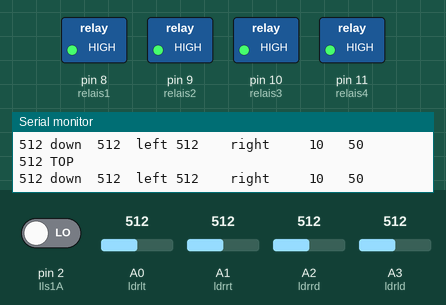
This sketch was run on a simulated Arduino Uno, built with avr-gcc and run on an emulated ATmega328P. Shown: switched loads named in the sketch (green lamp = pin HIGH), the last lines printed to the serial monitor. Dashed ring = blinking. The inputs (shaded band) are chosen by the test bench; at power-on: A0 (ldrlt) = 512, A1 (ldrrt) = 512, A2 (ldrrd) = 512, A3 (ldrld) = 512, pin 2 (Ils1A) LOW.

Above: at 1.2 s.
1.3 s: A0 (ldrlt) set to 605
4.3 s: A0 (ldrlt) set to 627
At 5.5 s:
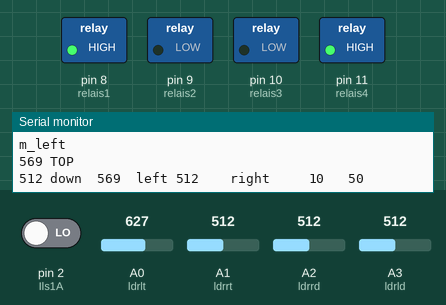
5.8 s: A1 (ldrrt) set to 540
At 7.1 s:
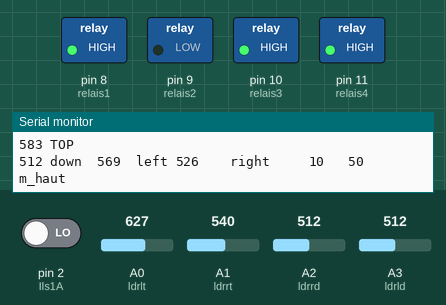
8.8 s: A2 (ldrrd) set to 744
At 9.6 s:
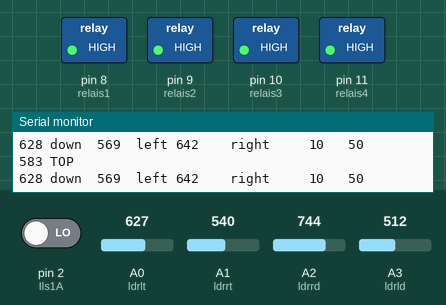
11.8 s: A2 (ldrrd) set to 767
At 13.1 s:
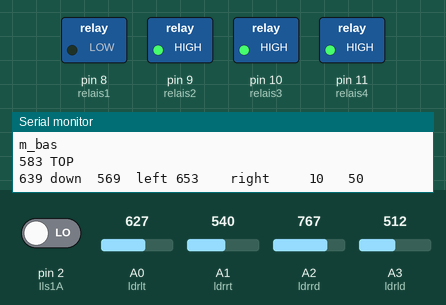
13.4 s: A3 (ldrld) set to 30
At 14.1 s:
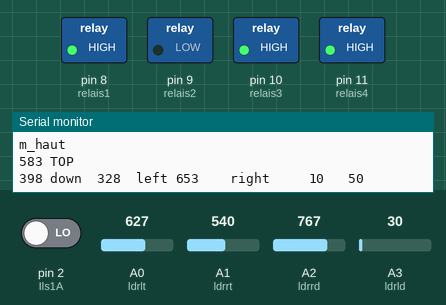
Timing chart, 0 to 15.9 s (numbered marks = the images above; inputs shaded):
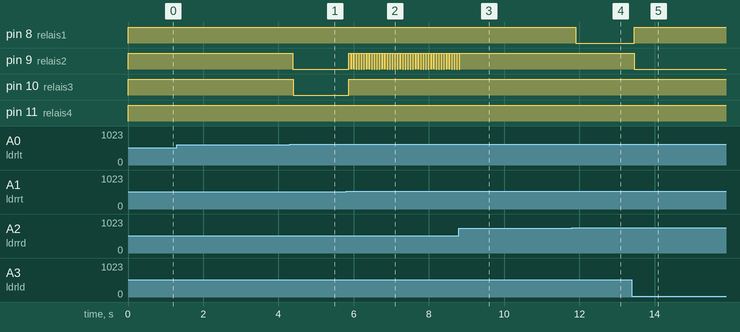

Measured:
- the behaviour switches between 613 and 614 on A0 (ldrlt) (found by bisection; images 0 and 1)
- the behaviour switches between 525 and 526 on A1 (ldrrt) (found by bisection; images 1 and 2)
- the behaviour switches between 755 and 756 on A2 (ldrrd) (found by bisection; images 3 and 4)
- after the input at 4.3 s, pin 9 (relais2): HIGH → LOW after 0.08 s; pin 10 (relais3): HIGH → LOW after 0.09 s
- after the input at 5.8 s, pin 9 (relais2): alternates HIGH for 0.06 s and LOW for 0.01 s, starting after 0.07 s; pin 10 (relais3): LOW → HIGH after 0.07 s
- after the input at 8.8 s, pin 9 (relais2): goes on until 8.8 s, then stays HIGH
- after the input at 11.8 s, pin 8 (relais1): HIGH → LOW after 0.10 s
- after the input at 13.4 s, pin 8 (relais1): LOW → HIGH after 0.06 s; pin 9 (relais2): HIGH → LOW after 0.06 s

The sketch:

final_code.ino
```cpp
// LDR pin connections
//  name  = analogpin;
int ldrlt = 0; //LDR top left - BOTTOM LEFT    <--- BDG
int ldrrt = 1; //LDR top rigt - BOTTOM RIGHT
int ldrld = 3; //LDR down left - TOP LEFT
int ldrrd = 2; //ldr down rigt - TOP RIGHT
#define relais1 8
#define relais2 9
#define relais3 10
#define relais4 11
#define Ils0A     3
#define Ils1A     2


void verin_1_sens1 ()
{
 digitalWrite(relais1,HIGH);
  digitalWrite(relais2,LOW);
}
void verin_1_sens2 ()
{
  digitalWrite(relais1,LOW);
  digitalWrite(relais2,HIGH);
}
void verin_2_sens2 ()
{
 digitalWrite(relais4,HIGH);
 digitalWrite(relais3,LOW);
}
void verin_2_sens1 ()
{
  digitalWrite(relais3,HIGH);
  digitalWrite(relais4,LOW);
}
void verin_1_stop ()
{
  digitalWrite(relais1,HIGH);
  digitalWrite(relais2,HIGH);
}
void verin_2_stop ()
{
 digitalWrite(relais4,HIGH);
 digitalWrite(relais3,HIGH);
}


void setup()
{
 pinMode(Ils0A, INPUT);
 pinMode(Ils1A, INPUT);
 pinMode(relais1,OUTPUT);
  pinMode(relais2,OUTPUT);
 pinMode(relais3,OUTPUT);
  pinMode(relais4,OUTPUT);


  Serial.begin(9600);

}

void loop()
{

  int lt = analogRead(ldrlt); // top left
  int rt = analogRead(ldrrt); // top right
  int ld = analogRead(ldrld); // down left
  int rd = analogRead(ldrrd); // down rigt


  int dtime = 10;
  int tol = 50;

  int avt = (lt + rt) / 2; // average value top
  int avd = (ld + rd) / 2; // average value down
  int avl = (lt + ld) / 2; // average value left
  int avr = (rt + rd) / 2; // average value right

  int dvert = avt - avd; // check the diffirence of up and down
  int dhoriz = avl - avr;// check the diffirence og left and rigt


  Serial.print(avt);
  Serial.print(" ");
   Serial.println("TOP ");
  Serial.print(avd);
  Serial.print(" ");
  Serial.print("down ");
  Serial.print(" ");
  Serial.print(avl);
  Serial.print(" ");Serial.print(" left");Serial.print(" ");
  Serial.print(avr);
  Serial.print("   ");Serial.print(" right  ");Serial.print("   ");
  Serial.print(dtime);
  Serial.print("   ");
  Serial.print(tol);
  Serial.println(" ");


  if (-1*tol > dvert || dvert > tol)
  {
  if (avt > avd)
  {
    verin_1_sens1 ();
    Serial.print("m_haut"); Serial.println(" ");
     }

  if (avt < avd)
  {
   verin_1_sens2 ();
   Serial.print("m_bas"); Serial.println(" ");
  }

  }


  if (-1*tol > dhoriz || dhoriz > tol)
  {
  if (avl > avr)
  {


    if (digitalRead(Ils1A) == 1)
{

  verin_2_stop ();
  }
  else if (avl > avr)
  {
    verin_2_sens2 ();
    Serial.print("m_left"); Serial.println(" ");
  }
  }


  if (avl < avr)
  {
    if (digitalRead(Ils1A) == 0)
{

  verin_2_stop ();
  }
  else if (avl < avr)
  {
    verin_2_sens1 ();
    Serial.print("m_right"); Serial.println(" ");
     }
  }
  }

else
{
verin_1_stop ();
verin_2_stop ();
}
}
```
